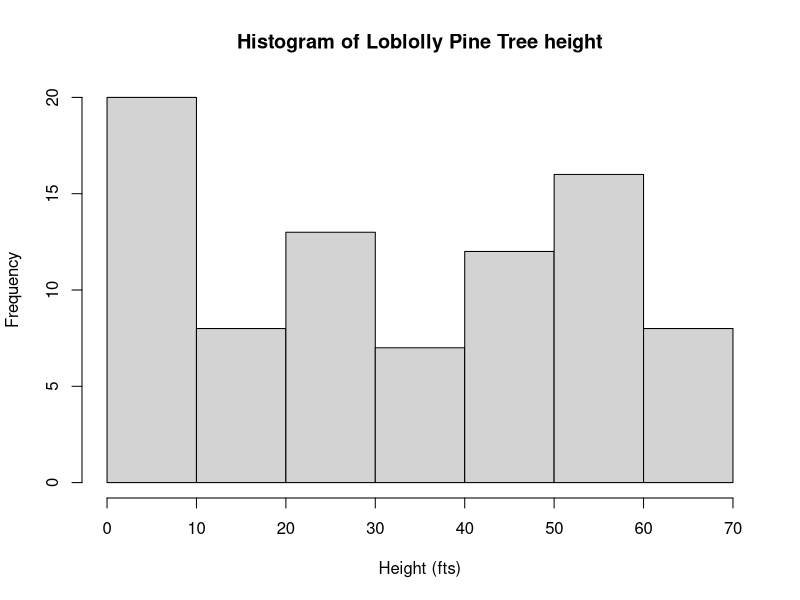
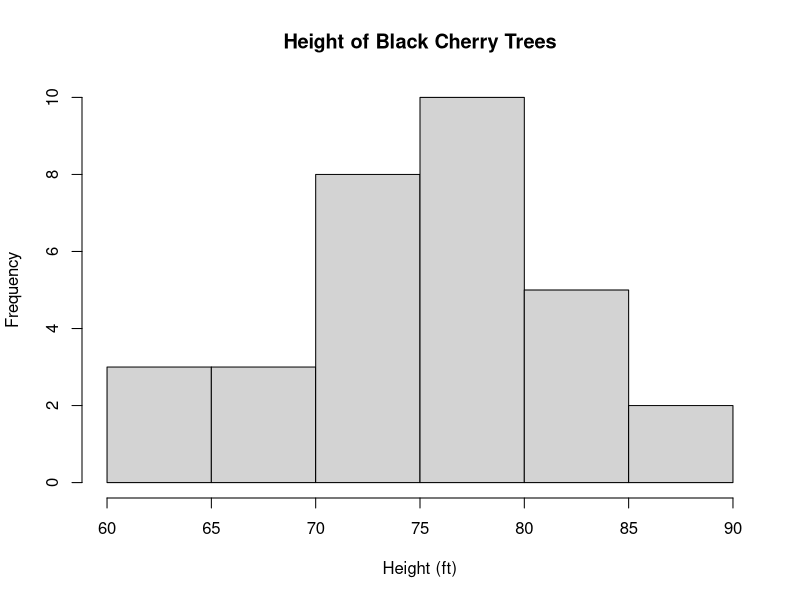
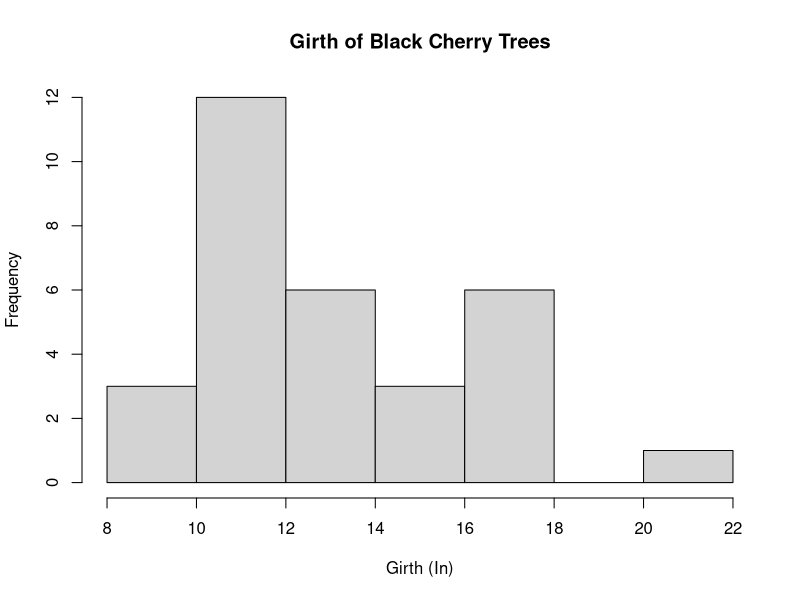
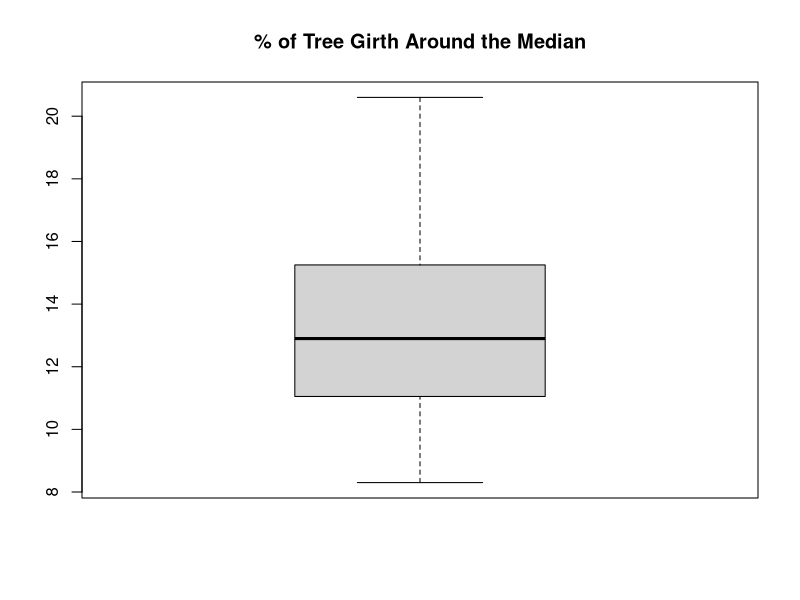
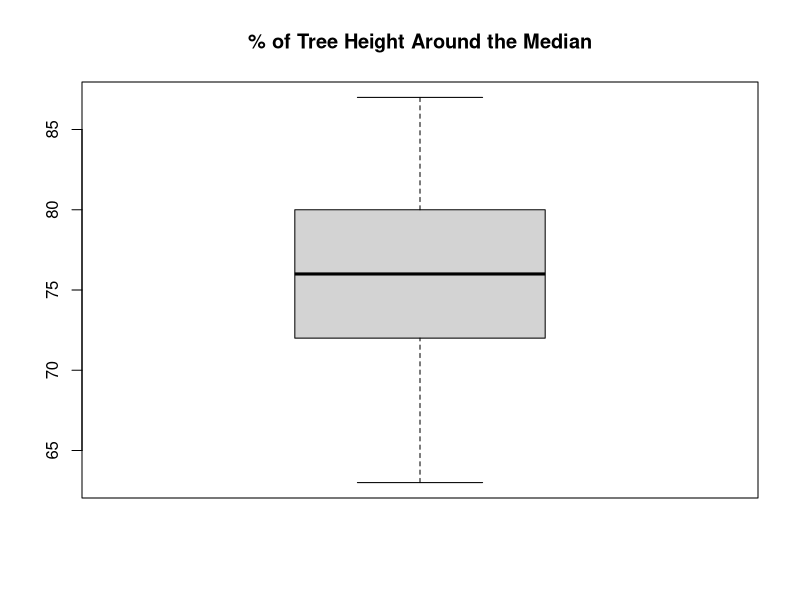
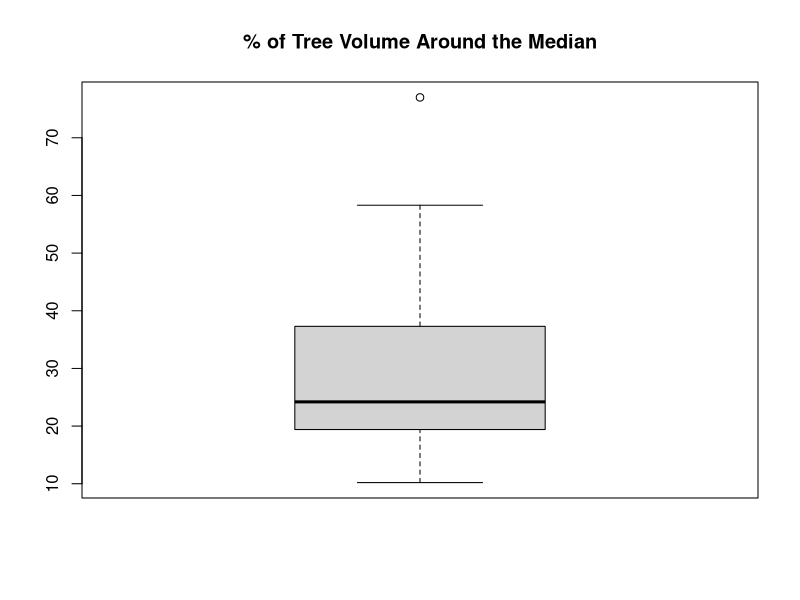

R code for these plots, in order:
## ---- chunk 1
knitr::opts_chunk$set(echo = TRUE)
## ---- chunk 2
summary(Loblolly$height)
## ---- chunk 3
summary(trees$Height)
## ---- chunk 4
hist(Loblolly$height, 
     xlab = "Height (fts)", 
     main = "Histogram of Loblolly Pine Tree height")
hist(trees$Height, 
     xlab = "Height (ft)", 
     main = 'Height of Black Cherry Trees')
## ---- chunk 5
#Loblolly Trees Standard Deviation 
sd(Loblolly$height)
#Black Cherry Trees Standard Deviation 
sd(trees$Height)
## ---- chunk 6
hist(trees$Girth, 
     xlab = "Girth (In)", 
     main = 'Girth of Black Cherry Trees')
## ---- chunk 7
boxplot(trees$Girth, main = "% of Tree Girth Around the Median")
boxplot(trees$Height, main = "% of Tree Height Around the Median")
boxplot(trees$Volume, main = "% of Tree Volume Around the Median")
